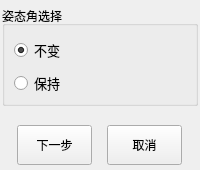
      <widget class="QWidget" name="page_2">
       <layout class="QGridLayout" name="gridLayout_2">
        <property name="leftMargin">
         <number>2</number>
        </property>
        <property name="topMargin">
         <number>6</number>
        </property>
        <property name="rightMargin">
         <number>2</number>
        </property>
        <property name="bottomMargin">
         <number>0</number>
        </property>
        <property name="spacing">
         <number>0</number>
        </property>
        <item row="2" column="0">
         <widget class="QWidget" name="widget_3" native="true">
          <property name="minimumSize">
           <size>
            <width>0</width>
            <height>50</height>
           </size>
          </property>
          <property name="maximumSize">
           <size>
            <width>16777215</width>
            <height>50</height>
           </size>
          </property>
          <layout class="QHBoxLayout" name="horizontalLayout_4">
           <property name="spacing">
            <number>0</number>
           </property>
           <property name="margin">
            <number>0</number>
           </property>
           <item>
            <widget class="QPushButton" name="pushButton_10">
             <property name="minimumSize">
              <size>
               <width>75</width>
               <height>40</height>
              </size>
             </property>
             <property name="maximumSize">
              <size>
               <width>75</width>
               <height>40</height>
              </size>
             </property>
             <property name="text">
              <string>下一步</string>
             </property>
            </widget>
           </item>
           <item>
            <widget class="QPushButton" name="pushButton_11">
             <property name="minimumSize">
              <size>
               <width>75</width>
               <height>40</height>
              </size>
             </property>
             <property name="maximumSize">
              <size>
               <width>75</width>
               <height>40</height>
              </size>
             </property>
             <property name="text">
              <string>取消</string>
             </property>
            </widget>
           </item>
          </layout>
         </widget>
        </item>
        <item row="0" column="0">
         <widget class="QGroupBox" name="groupBox_2">
          <property name="sizePolicy">
           <sizepolicy hsizetype="Expanding" vsizetype="Preferred">
            <horstretch>0</horstretch>
            <verstretch>0</verstretch>
           </sizepolicy>
          </property>
          <property name="minimumSize">
           <size>
            <width>0</width>
            <height>100</height>
           </size>
          </property>
          <property name="maximumSize">
           <size>
            <width>16777215</width>
            <height>100</height>
           </size>
          </property>
          <property name="title">
           <string>姿态角选择</string>
          </property>
          <layout class="QVBoxLayout" name="verticalLayout_3">
           <item>
            <widget class="QRadioButton" name="attitudeTypeRBtn1">
             <property name="minimumSize">
              <size>
               <width>0</width>
               <height>30</height>
              </size>
             </property>
             <property name="maximumSize">
              <size>
               <width>16777215</width>
               <height>30</height>
              </size>
             </property>
             <property name="font">
              <font>
               <pointsize>10</pointsize>
              </font>
             </property>
             <property name="text">
              <string>不变</string>
             </property>
             <property name="checked">
              <bool>true</bool>
             </property>
            </widget>
           </item>
           <item>
            <widget class="QRadioButton" name="attitudeTypeRBtn2">
             <property name="minimumSize">
              <size>
               <width>0</width>
               <height>30</height>
              </size>
             </property>
             <property name="maximumSize">
              <size>
               <width>16777215</width>
               <height>30</height>
              </size>
             </property>
             <property name="font">
              <font>
               <pointsize>10</pointsize>
              </font>
             </property>
             <property name="text">
              <string>保持</string>
             </property>
            </widget>
           </item>
          </layout>
         </widget>
        </item>
        <item row="1" column="0">
         <widget class="QLabel" name="label_2">
          <property name="text">
           <string/>
          </property>
         </widget>
        </item>
       </layout>
      </widget>
